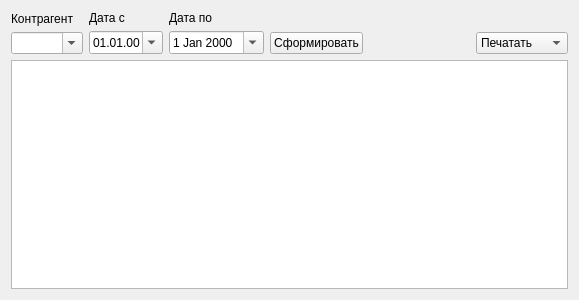
<?xml version="1.0" encoding="UTF-8"?>
<ui version="4.0">
 <class>class_report_client</class>
 <widget class="QWidget" name="class_report_client">
  <property name="geometry">
   <rect>
    <x>0</x>
    <y>0</y>
    <width>579</width>
    <height>300</height>
   </rect>
  </property>
  <property name="windowTitle">
   <string>Form</string>
  </property>
  <layout class="QGridLayout" name="gridLayout">
   <item row="0" column="0">
    <layout class="QHBoxLayout" name="horizontalLayout">
     <item>
      <layout class="QVBoxLayout" name="verticalLayout">
       <item>
        <widget class="QLabel" name="label">
         <property name="text">
          <string>Контрагент</string>
         </property>
        </widget>
       </item>
       <item>
        <widget class="QComboBox" name="comboBox_client">
         <property name="editable">
          <bool>true</bool>
         </property>
         <property name="insertPolicy">
          <enum>QComboBox::NoInsert</enum>
         </property>
        </widget>
       </item>
      </layout>
     </item>
     <item>
      <layout class="QVBoxLayout" name="verticalLayout_2">
       <item>
        <widget class="QLabel" name="label_2">
         <property name="text">
          <string>Дата с</string>
         </property>
        </widget>
       </item>
       <item>
        <widget class="QDateEdit" name="dateEdit_s">
         <property name="displayFormat">
          <string>dd.MM.yy</string>
         </property>
         <property name="calendarPopup">
          <bool>true</bool>
         </property>
        </widget>
       </item>
      </layout>
     </item>
     <item>
      <layout class="QVBoxLayout" name="verticalLayout_3">
       <item>
        <widget class="QLabel" name="label_3">
         <property name="text">
          <string>Дата по</string>
         </property>
        </widget>
       </item>
       <item>
        <widget class="QDateEdit" name="dateEdit_po">
         <property name="calendarPopup">
          <bool>true</bool>
         </property>
        </widget>
       </item>
      </layout>
     </item>
     <item>
      <layout class="QVBoxLayout" name="verticalLayout_4">
       <item>
        <widget class="QLabel" name="label_4">
         <property name="text">
          <string/>
         </property>
        </widget>
       </item>
       <item>
        <widget class="QPushButton" name="pushButton_generate">
         <property name="text">
          <string>Сформировать</string>
         </property>
        </widget>
       </item>
      </layout>
     </item>
     <item>
      <spacer name="horizontalSpacer">
       <property name="orientation">
        <enum>Qt::Horizontal</enum>
       </property>
       <property name="sizeHint" stdset="0">
        <size>
         <width>40</width>
         <height>20</height>
        </size>
       </property>
      </spacer>
     </item>
     <item>
      <layout class="QVBoxLayout" name="verticalLayout_5">
       <item>
        <widget class="QLabel" name="label_5">
         <property name="text">
          <string/>
         </property>
        </widget>
       </item>
       <item>
        <widget class="QComboBox" name="comboBox_print_save">
         <item>
          <property name="text">
           <string>Печатать</string>
          </property>
         </item>
         <item>
          <property name="text">
           <string>Сохранить</string>
          </property>
         </item>
        </widget>
       </item>
      </layout>
     </item>
    </layout>
   </item>
   <item row="1" column="0">
    <widget class="QTextEdit" name="textEdit">
     <property name="readOnly">
      <bool>true</bool>
     </property>
     <property name="html">
      <string>&lt;!DOCTYPE HTML PUBLIC &quot;-//W3C//DTD HTML 4.0//EN&quot; &quot;http://www.w3.org/TR/REC-html40/strict.dtd&quot;&gt;
&lt;html&gt;&lt;head&gt;&lt;meta name=&quot;qrichtext&quot; content=&quot;1&quot; /&gt;&lt;style type=&quot;text/css&quot;&gt;
p, li { white-space: pre-wrap; }
&lt;/style&gt;&lt;/head&gt;&lt;body style=&quot; font-family:'Sans'; font-size:10pt; font-weight:400; font-style:normal;&quot;&gt;
&lt;p style=&quot;-qt-paragraph-type:empty; margin-top:0px; margin-bottom:0px; margin-left:0px; margin-right:0px; -qt-block-indent:0; text-indent:0px;&quot;&gt;&lt;br /&gt;&lt;/p&gt;&lt;/body&gt;&lt;/html&gt;</string>
     </property>
    </widget>
   </item>
  </layout>
 </widget>
 <resources/>
 <connections/>
</ui>
